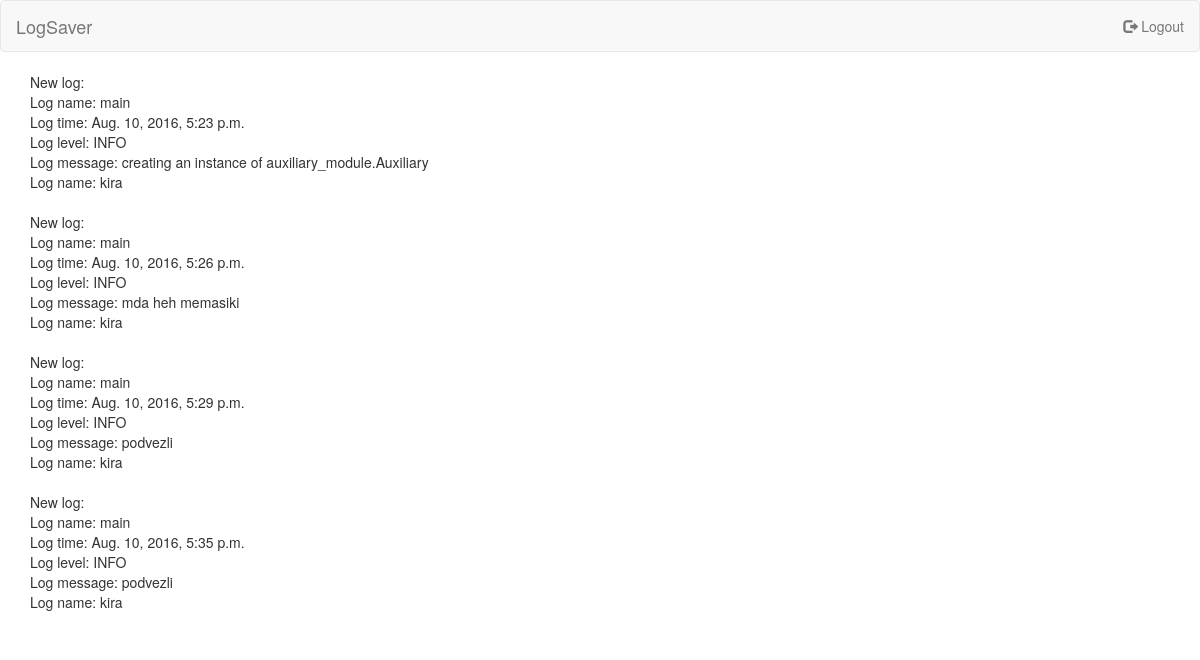
The app's page / (signed in) with its own data.
### main/models.py (models this page shows, shortened)
class Log(models.Model):
    logger_name = models.CharField(max_length=100)
    time = models.DateTimeField(auto_now_add=True)
    level = models.CharField(max_length=100)
    message = models.TextField(default="")
    sender = models.ForeignKey(User)

### main/views.py (the view, shortened to what this page needs)
# urls.py: url(r'^$', MainView.as_view()),
@method_decorator(csrf_exempt, name='dispatch')
@method_decorator(login_required, name='dispatch')
class MainView(TemplateView):
    template_name = 'index.html'
    def get(self, request, *args, **kwargs):
        logger = Log.objects.all()
        return render(request, 'index.html', context={'logger': logger})

### templates/index.html
{% extends 'base.html' %}
{% block main %}
{%for log in logger%}
New log: <br>
Log name: {{log.logger_name}}<br>
Log time: {{log.time}}<br>
Log level: {{log.level}}<br>
Log message: {{log.message}}<br>
Log name: {{log.sender}}<br>
<br>
{%endfor%}
{% endblock %}

### templates/base.html (shortened to what this page needs)
{% load staticfiles %}
<!DOCTYPE html>
<html lang="en">
<head>
    <link rel="stylesheet" href="https://maxcdn.bootstrapcdn.com/bootstrap/3.3.6/css/bootstrap.min.css">
     {% block head %}
    <nav class="navbar navbar-default header">
        <div class="container-fluid">
            <div class="navbar-header">
                <a class="navbar-brand bg-error" href="/">LogSaver</a>
            </div>
            <ul class="nav navbar-nav navbar-right">
                {% if not user.is_authenticated %}
                <li><a href="/login/"><span class="glyphicon glyphicon-log-in"></span> Login</a></li>
                <li><a href="/register/"><span class="glyphicon glyphicon-user"></span> Sign Up</a></li>
                {% else %}
                <li><a href="/logout/"><span class="glyphicon glyphicon-log-out"></span> Logout</a></li>
                {% endif %}
            </ul>
        </div>
    </nav>
    {% endblock %}
</head>
<body>
<div class="container">
    {% block main %} {% endblock %}
</div>
<br>
</body>
</html>

### records on screen
Log: logger_name "main", time "Aug. 10, 2016, 5:23 p.m.", level "INFO", message "creating an instance of auxiliary_module.Auxiliary", sender "kira"
Log: logger_name "main", time "Aug. 10, 2016, 5:26 p.m.", level "INFO", message "mda heh memasiki", sender "kira"
Log: logger_name "main", time "Aug. 10, 2016, 5:29 p.m.", level "INFO", message "podvezli", sender "kira"
Log: logger_name "main", time "Aug. 10, 2016, 5:35 p.m.", level "INFO", message "podvezli", sender "kira"
